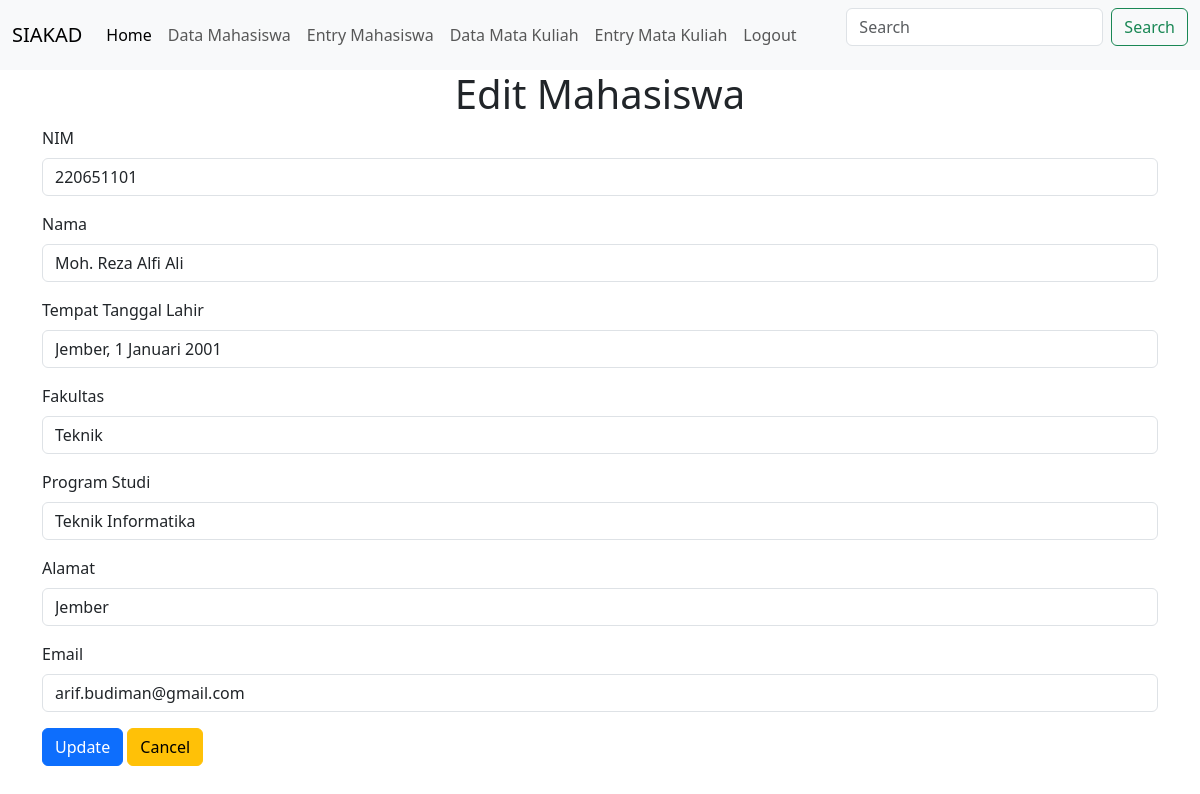
/index.php?page=edit&id_mahasiswa=101 (signed in), run on the app's committed database.
### tables this page shows
CREATE TABLE `datamahasiswa` (
  `id_mahasiswa` int(10) NOT NULL,
  `nim` bigint(20) DEFAULT NULL,
  `nama` varchar(100) NOT NULL,
  `tempat_tanggal_lahir` varchar(100) NOT NULL,
  `fakultas` varchar(100) NOT NULL,
  `prodi` varchar(100) NOT NULL,
  `alamat` varchar(100) NOT NULL,
  `email` varchar(100) NOT NULL
);

### editData.php (the view, shortened to what this page needs)
<?php
include("koneksi.php");
if (isset($_GET['id_mahasiswa'])) {
    $id_mahasiswa = $_GET['id_mahasiswa'];
    $query = "SELECT * FROM datamahasiswa WHERE id_mahasiswa = $id_mahasiswa";
    $result = mysqli_query($link, $query);
    $data = mysqli_fetch_assoc($result);
}
?>
<!doctype html>
<html lang="en">
<head>
    <link href="https://cdn.jsdelivr.net/npm/bootstrap@5.3.3/dist/css/bootstrap.min.css" rel="stylesheet">
</head>
<body>
    <h1 class="text-center">Edit Mahasiswa</h1>
    <form action="prosesEdit.php" method="POST">
        <div class="mb-3">
            <label for="nim" class="form-label">NIM</label>
            <input type="number" name="nim" class="form-control" id="nim" value="<?php echo $data['nim']; ?>" required>
        </div>
        <div class="mb-3">
            <label for="nama" class="form-label">Nama</label>
            <input type="text" name="nama" class="form-control" id="nama" value="<?php echo $data['nama']; ?>" required>
        </div>
        <div class="mb-3">
            <label for="tempat_tanggal_lahir" class="form-label">Tempat Tanggal Lahir</label>
            <input type="text" name="tempat_tanggal_lahir" class="form-control" id="tempat_tanggal_lahir" value="<?php echo $data['tempat_tanggal_lahir']; ?>" required>
        </div>
        <div class="mb-3">
            <label for="fakultas" class="form-label">Fakultas</label>
            <input type="text" name="fakultas" class="form-control" id="fakultas" value="<?php echo $data['fakultas']; ?>" required>
        </div>
        <div class="mb-3">
            <label for="prodi" class="form-label">Program Studi</label>
            <input type="text" name="prodi" class="form-control" id="prodi" value="<?php echo $data['prodi']; ?>" required>
        </div>
        <div class="mb-3">
            <label for="alamat" class="form-label">Alamat</label>
            <input type="text" name="alamat" class="form-control" id="alamat" value="<?php echo $data['alamat']; ?>" required>
        </div>
        <div class="mb-3">
            <label for="email" class="form-label">Email</label>
            <input type="email" name="email" class="form-control" id="email" value="<?php echo $data['email']; ?>" required>
        </div>
        <button type="submit" name="update" value="update" class="btn btn-primary">Update</button>
        <a class="btn btn-warning" href="index.php" role="button">Cancel</a>
    </form>
</body>
</html>

### style.css (style rules this page uses)
h1 { text-align: center; }

### data on the page
datamahasiswa: nim "220651101", nama "Moh. Reza Alfi Ali", tempat_tanggal_lahir "Jember, 1 Januari 2001", fakultas "Teknik", prodi "Teknik Informatika", alamat "Jember", email "arif.budiman@gmail.com"
